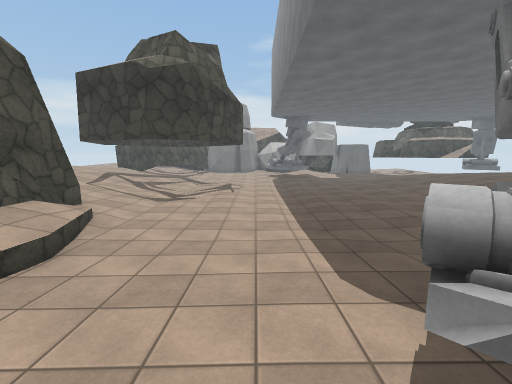
[1] (above)

24 first-person views from a walk through a Unity game level. The camera is 1.5 m above the floor, tilts 8° down and sees 90° across. The floor is counted in squares, 1 m on a side. Each view is taken from the middle of a square. On the plan, view 1 faces up. The plan holds only what a view shows up to about 13 squares ahead; the rest is blank. The place goes on beyond the plan. The player is left out. Some animated figures are left out. Surface patterns are stand-ins for the level's own textures.

[2]
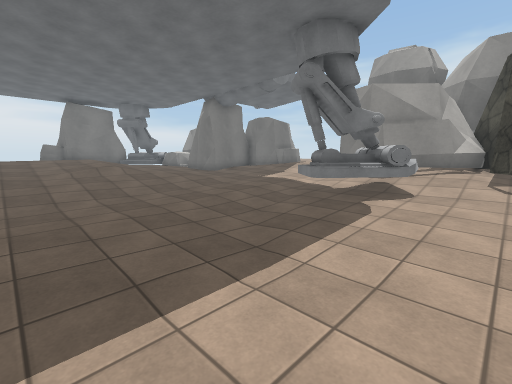

[3]
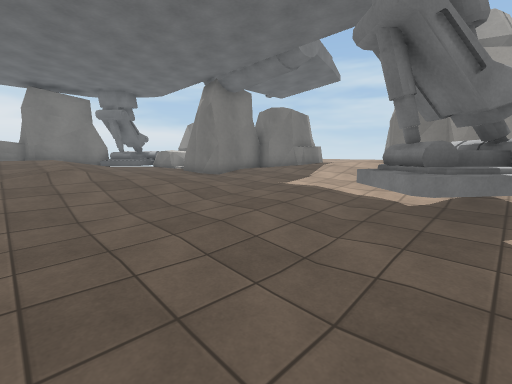

[4]
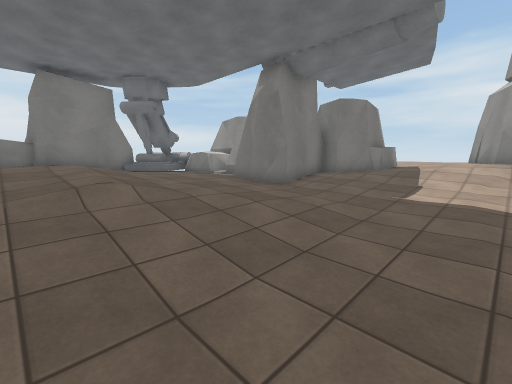

[5]
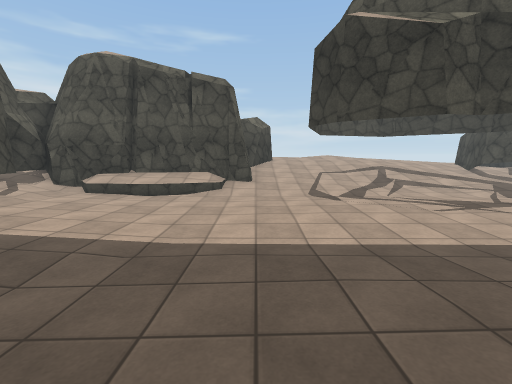

[6]
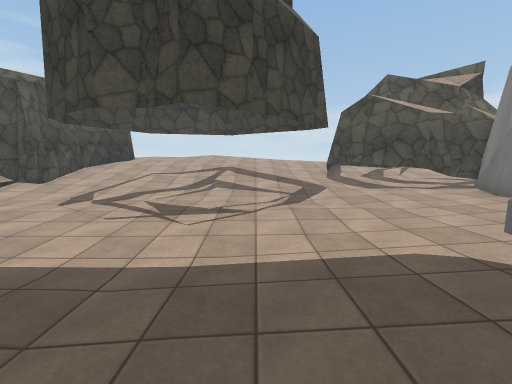

[7]
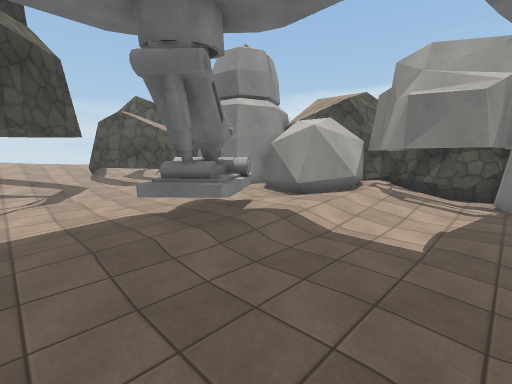

[8]
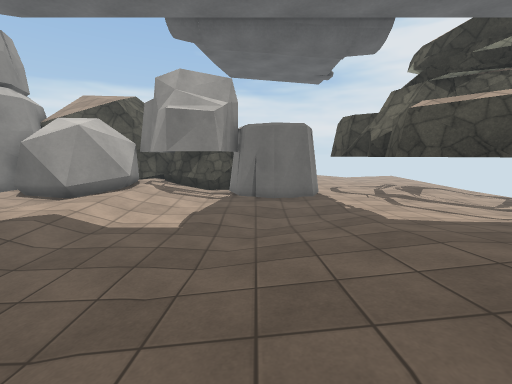

[9]
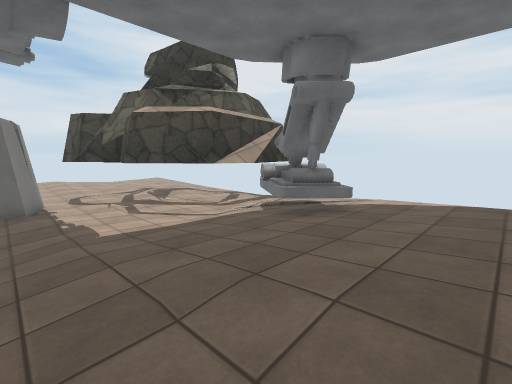

[10]
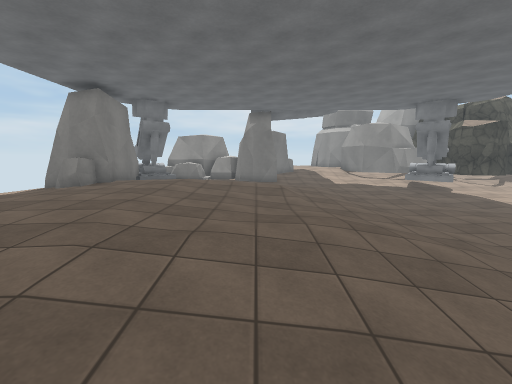

[11]
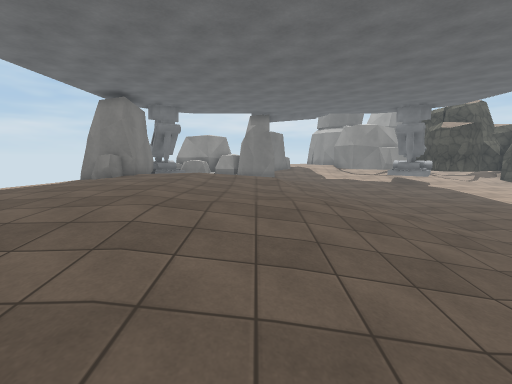

[12]
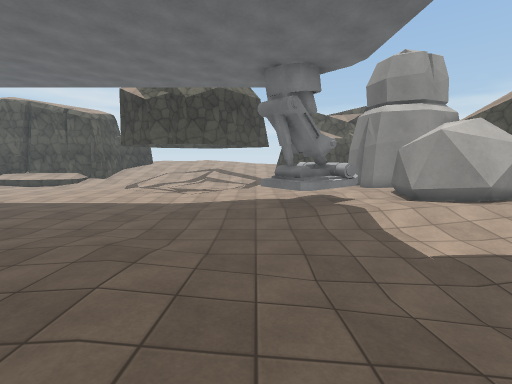

[13]
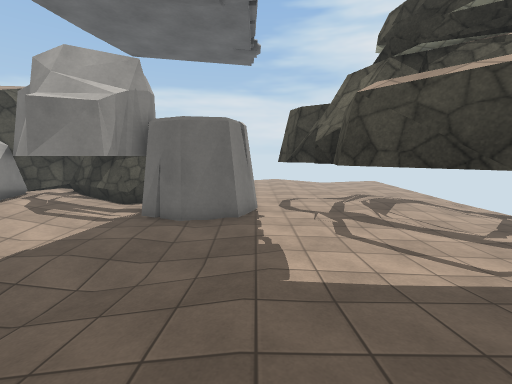

[14]
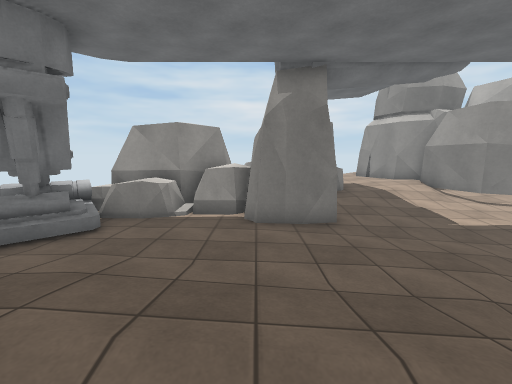

[15]
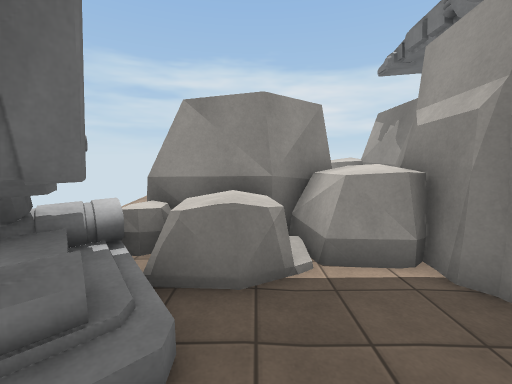

[16]
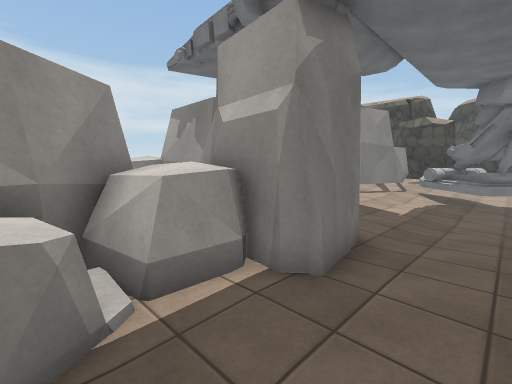

[17]
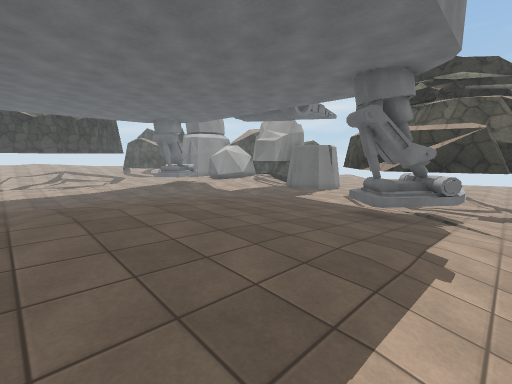

[18]
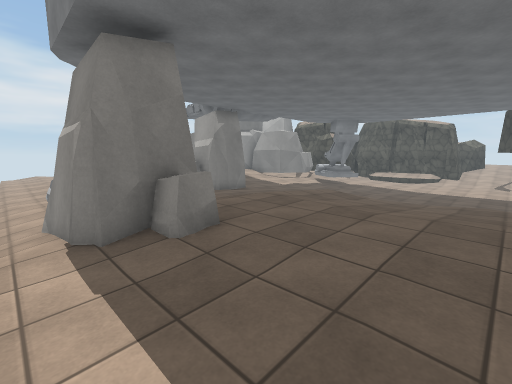

[19]
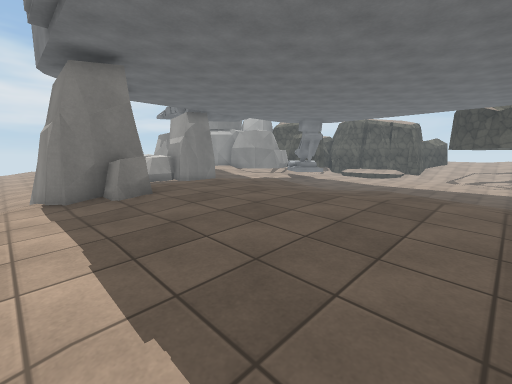

[20]
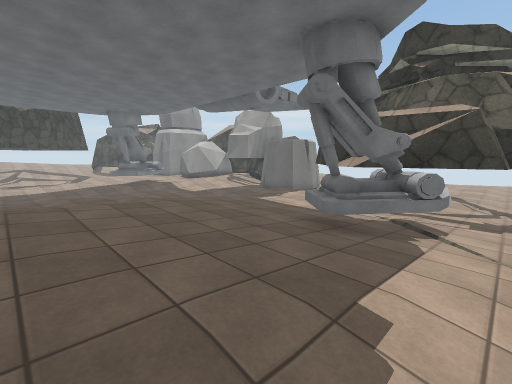

[21]
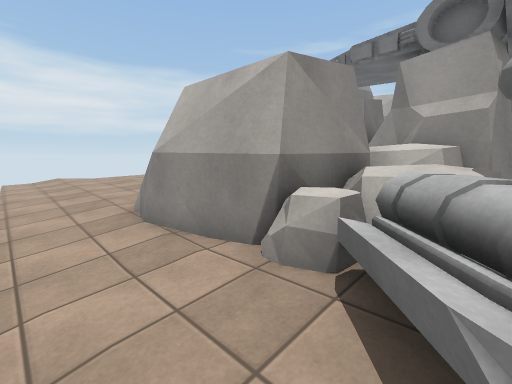

[22]
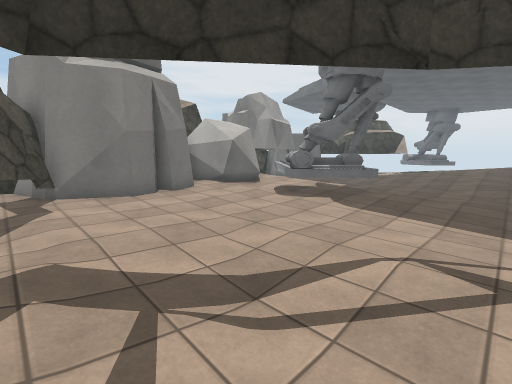

[23]
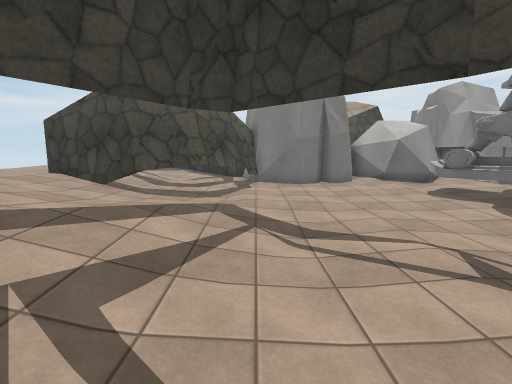

[24]
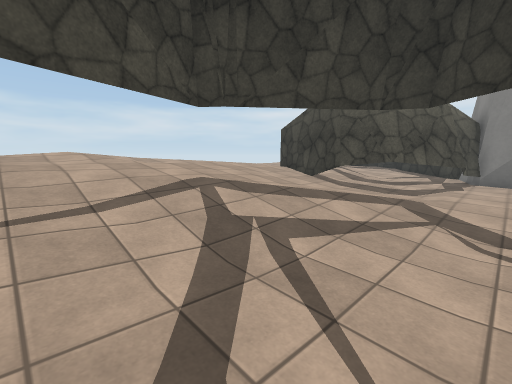

### Floor plan
Key: @ floor where view 1 was taken; # wall or solid block; . main floor; : floor 0.25 m higher than the main floor; - floor 0.25 m lower than the main floor; + floor 0.5 m higher than the main floor; * floor 0.75 m higher than the main floor; % floor 1 m higher than the main floor; & floor 1.25 m higher than the main floor; / step, stairs or slope; = window, fence, low wall or low ledge; O other object.
Columns run from 9 left of view 1 to 22 right of it. Each row starts with its distance up from view 1.
 31             #######  O.....::.
 30              O/:###   O...:::/.-
 29    #         O#+/.##  O...::..--
 28    #    ##OOOOOO:..###:. .....--
 27    ######OOOOO+//.....::.......-
 26    ##O##O++OO++/......::........
 25    ##::::::::++/.../...:........
 24    #:::::::##://...-./:::...## .
 23   ##::::::###:/...../:::::::###:
 22 ###::::..:###=/...../::::::=###:
 21 ++: :......###/....:::+/+++##=::
 20 ++ /........=:.....::+++++++=+++
 19 ////.........:....::+++****+++++
 18 ////............./:+++/********+
 17 *//..............:::+/*********+
 16 ///.............:::://*%%%%%%%//
 15 ///..............::///*%%%%%%%*/
 14 ///:..............///*%%%%%%%%%/
 13 *//:.............////*%%%&&%%%%%
 12  ///.............////*%%%&&&%%%%
 11  ////............////**%%&&&&%%%
 10  ////............://***%%&&&&%%%
  9  ###:............://+**%%&&&&%%%
  8   ##:............:///*%%%&&&OO%%
  7    #/............:///%%%&&&&OOO%
  6    #/...........::///////&&&# O/
  5    #*/.........::://**//////# O/
  4    #*/........::::/+******%%O O/
  3    #//...::###::::+++******## *+
  2    ##..:::###=::::++++*****####+
  1     #//:::###::++++++O#O**OO##=+
  0     #####@+ #+++++++*###OOOOO#+
 -1          *OOOO+++****# OOOOOO*+
 -2          OOO ##////%*OOOO#  O++
 -3          OO   #//%%%### O   OO+
 -4          #     O&%%O### O    O+
 -5                &&&%O# OOO    O+
 -6                O&      OO    *+

Where each view was taken, in squares from view 1:
view 1: 0 up, 0 right, facing up
view 2: 10 up, 1 left, facing down-right
view 3: 8 up, 2 right, facing down-right
view 4: 8 up, 6 right, facing down-right
view 5: 9 up, 6 right, facing left
view 6: 18 up, 5 right, facing left
view 7: 18 up, 9 right, facing up-left
view 8: 17 up, 10 right, facing up
view 9: 17 up, 12 right, facing up-right
view 10: 17 up, 13 right, facing down
view 11: 19 up, 13 right, facing down
view 12: 20 up, 13 right, facing left
view 13: 20 up, 13 right, facing up
view 14: 8 up, 14 right, facing down
view 15: 4 up, 17 right, facing down
view 16: 3 up, 17 right, facing down-left
view 17: 12 up, 22 right, facing up-left
view 18: 12 up, 22 right, facing down-left
view 19: 15 up, 22 right, facing down-left
view 20: 15 up, 22 right, facing up-left
view 21: 1 up, 22 right, facing down-left
view 22: 17 up, 6 left, facing up-right
view 23: 14 up, 5 left, facing up
view 24: 13 up, 4 left, facing up-left
